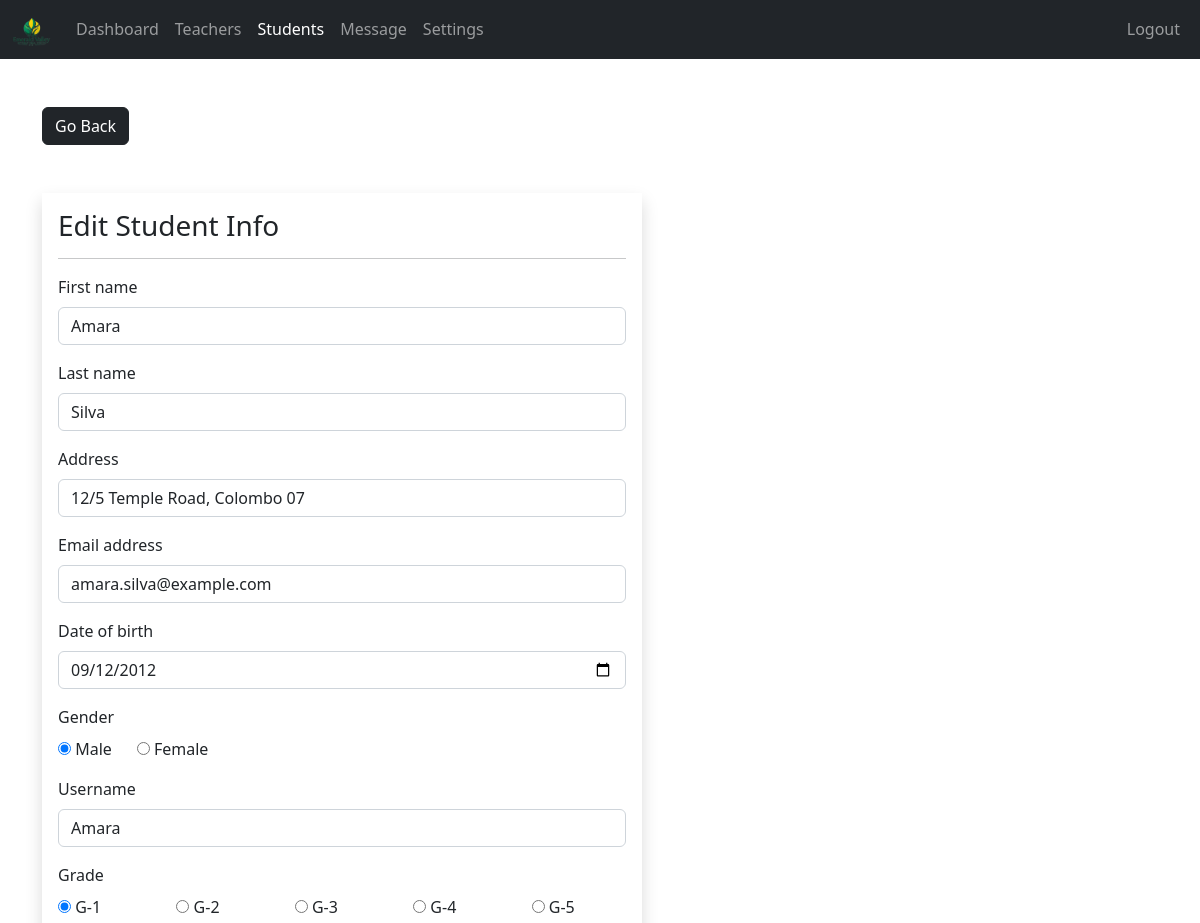
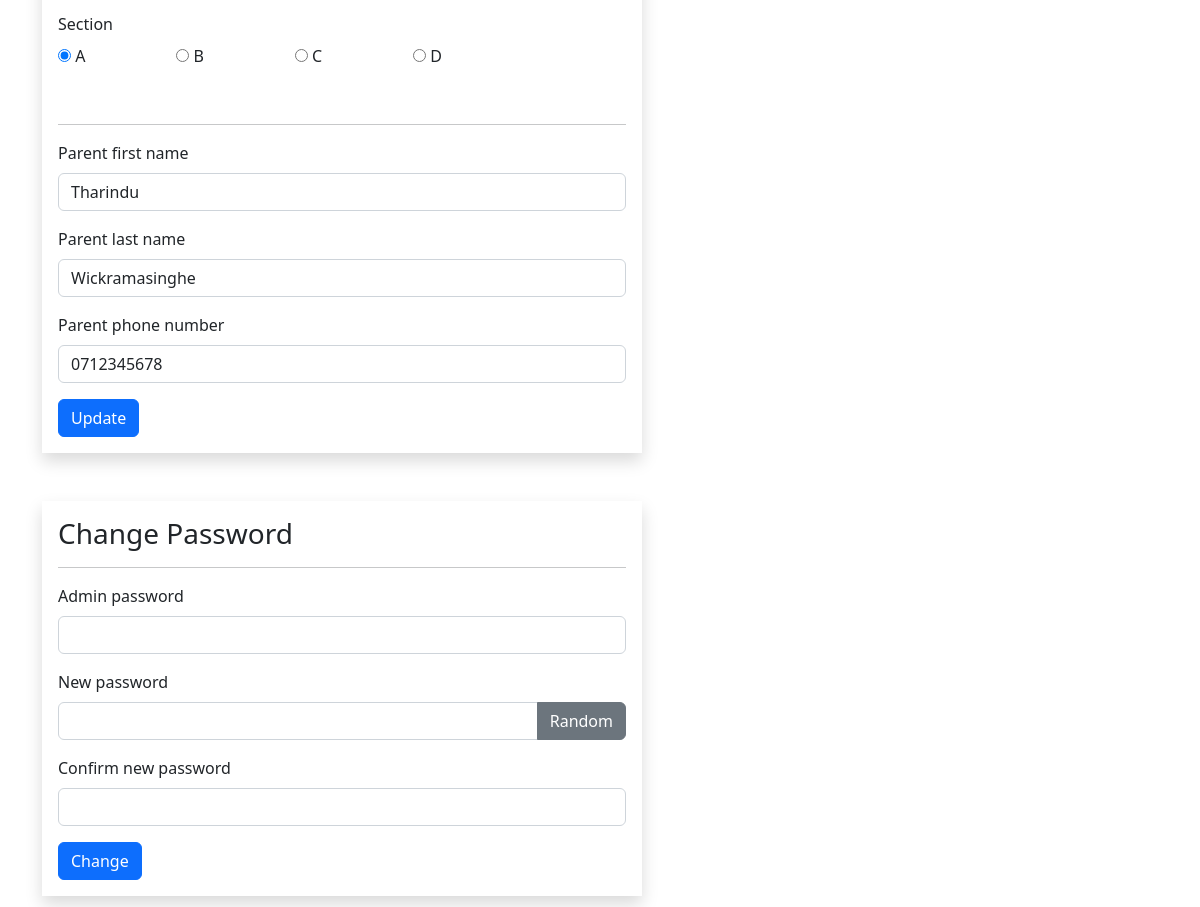
Screenshot of /admin/student-edit.php?student_id=1 (signed in) with the database file from the repository (2 pictures, top to bottom).
### tables this page shows
CREATE TABLE `students` (
  `student_id` int(11) NOT NULL,
  `username` varchar(127) NOT NULL,
  `password` varchar(255) NOT NULL,
  `fname` varchar(127) NOT NULL,
  `lname` varchar(255) NOT NULL,
  `grade` int(11) NOT NULL,
  `section` int(11) NOT NULL,
  `address` varchar(31) NOT NULL,
  `gender` varchar(7) NOT NULL,
  `email_address` varchar(255) NOT NULL,
  `date_of_birth` date NOT NULL,
  `date_of_joined` timestamp NULL DEFAULT current_timestamp(),
  `parent_fname` varchar(127) NOT NULL,
  `parent_lname` varchar(127) NOT NULL,
  `parent_phone_number` varchar(31) NOT NULL
);

CREATE TABLE `grades` (
  `grade_id` int(11) NOT NULL,
  `grade` varchar(31) NOT NULL,
  `grade_code` varchar(7) NOT NULL
);

CREATE TABLE `section` (
  `section_id` int(11) NOT NULL,
  `section` varchar(7) NOT NULL
);

### admin/data/student.php (called while the page is built, shortened)
<?php
function getStudentById($id, $conn){
   $sql = "SELECT * FROM students
           WHERE student_id=?";
   $stmt = $conn->prepare($sql);
   $stmt->execute([$id]);
   if ($stmt->rowCount() == 1) {
     $student = $stmt->fetch();
     return $student;
   }else {
    return 0;
   }
}

### admin/data/grade.php (called while the page is built, shortened)
<?php
function getAllGrades($conn){
   $sql = "SELECT * FROM grades";
   $stmt = $conn->prepare($sql);
   $stmt->execute();
   if ($stmt->rowCount() >= 1) {
     $grades = $stmt->fetchAll();
     return $grades;
   }else {
    return 0;
   }
}

### admin/data/section.php (called while the page is built, shortened)
<?php
function getAllSections($conn){
   $sql = "SELECT * FROM section";
   $stmt = $conn->prepare($sql);
   $stmt->execute();
   if ($stmt->rowCount() >= 1) {
     $sections = $stmt->fetchAll();
     return $sections;
   }else {
    return 0;
   }
}

### admin/student-edit.php (the view, shortened to what this page needs)
<?php
if (isset($_SESSION['admin_id']) &&
    isset($_SESSION['role'])     &&
    isset($_GET['student_id'])) {
    if ($_SESSION['role'] == 'Admin') {
       include "../DB_connection.php";
       include "data/grade.php";
       include "data/student.php";
       include "data/section.php";
       $grades = getAllGrades($conn);
       $sections = getAllsections($conn);
       $student_id = $_GET['student_id'];
       $student = getStudentById($student_id, $conn);
 ?>
<!DOCTYPE html>
<html lang="en">
<head>
	<link rel="stylesheet" href="https://cdn.jsdelivr.net/npm/bootstrap@5.2.0/dist/css/bootstrap.min.css">
	<link rel="stylesheet" href="../css/style.css">
  <link rel="stylesheet" href="https://cdnjs.cloudflare.com/ajax/libs/font-awesome/4.7.0/css/font-awesome.min.css">
</head>
<body>
    <?php
        include "inc/navbar.php";
     ?>
     <div class="container mt-5">
        <a href="student.php"
           class="btn btn-dark">Go Back</a>
        <form method="post"
              class="shadow p-3 mt-5 form-w"
              action="req/student-edit.php">
        <h3>Edit Student Info</h3><hr>
        <div class="mb-3">
          <label class="form-label">First name</label>
          <input type="text"
                 class="form-control"
                 value="<?=$student['fname']?>"
                 name="fname">
        </div>
        <div class="mb-3">
          <label class="form-label">Last name</label>
          <input type="text"
                 class="form-control"
                 value="<?=$student['lname']?>"
                 name="lname">
        </div>
        <div class="mb-3">
          <label class="form-label">Address</label>
          <input type="text"
                 class="form-control"
                 value="<?=$student['address']?>"
                 name="address">
        </div>
        <div class="mb-3">
          <label class="form-label">Email address</label>
          <input type="text"
                 class="form-control"
                 value="<?=$student['email_address']?>"
                 name="email_address">
        </div>
        <div class="mb-3">
          <label class="form-label">Date of birth</label>
          <input type="date"
                 class="form-control"
                 value="<?=$student['date_of_birth']?>"
                 name="date_of_birth">
        </div>
        <div class="mb-3">
          <label class="form-label">Gender</label><br>
          <input type="radio"
                 value="Male"
                 <?php if($student['gender'] == 'Male') echo 'checked';  ?>
                 name="gender"> Male
                 &nbsp;&nbsp;&nbsp;&nbsp;
          <input type="radio"
                 value="Female"
                 <?php if($student['gender'] == 'Female') echo 'checked';  ?>
                 name="gender"> Female
        </div>
        <div class="mb-3">
          <label class="form-label">Username</label>
          <input type="text"
                 class="form-control"
                 value="<?=$student['username']?>"
                 name="username">
        </div>
        <div class="mb-3">
          <label class="form-label">Grade</label>
          <div class="row row-cols-5">
            <?php
            $grade_ids = str_split(trim($student['grade']));
            foreach ($grades as $grade){
              $checked =0;
              foreach ($grade_ids as $grade_id ) {
                if ($grade_id == $grade['grade_id']) {
                   $checked =1;
                }
              }
            ?>
            <div class="col">
              <input type="radio"
                     name="grade"
                     <?php if($checked) echo "checked"; ?>
                     value="<?=$grade['grade_id']?>">
                     <?=$grade['grade_code']?>-<?=$grade['grade']?>
            </div>
            <?php } ?>
          </div>
        </div>
        <div class="mb-3">
          <label class="form-label">Section</label>
          <div class="row row-cols-5">
            <?php
            $section_ids = str_split(trim($student['section']));
            foreach ($sections as $section){
              $checked =0;
              foreach ($section_ids as $section_id ) {
                if ($section_id == $section['section_id']) {
                   $checked =1;
                }
              }
            ?>
            <div class="col">
              <input type="radio"
                     name="section"
                     <?php if($checked) echo "checked"; ?>
                     value="<?=$section['section_id']?>">
                     <?=$section['section']?>
            </div>
            <?php } ?>
          </div>
        </div>
        <br><hr>
        <div class="mb-3">
          <label class="form-label">Parent first name</label>
          <input type="text"
                 class="form-control"
                 value="<?=$student['parent_fname']?>"
                 name="parent_fname">
        </div>
        <div class="mb-3">
          <label class="form-label">Parent last name</label>
          <input type="text"
                 class="form-control"
                 value="<?=$student['parent_lname']?>"
                 name="parent_lname">
        </div>
        <div class="mb-3">
          <label class="form-label">Parent phone number</label>
          <input type="text"
                 class="form-control"
                 value="<?=$student['parent_phone_number']?>"
                 name="parent_phone_number">
        </div>
      <button type="submit"
              class="btn btn-primary">
              Update</button>
     </form>
     <form method="post"
              class="shadow p-3 my-5 form-w"
              action="req/student-change.php"
              id="change_password">
        <h3>Change Password</h3><hr>
       <div class="mb-3">
            <div class="mb-3">
            <label class="form-label">Admin password</label>
                <input type="password"
                       class="form-control"
                       name="admin_pass">
          </div>
            <label class="form-label">New password </label>
            <div class="input-group mb-3">
                <input type="text"
                       class="form-control"
                       name="new_pass"
                       id="passInput">
                <button class="btn btn-secondary"
                        id="gBtn">
                        Random</button>
            </div>
          </div>
          <div class="mb-3">
            <label class="form-label">Confirm new password  </label>
                <input type="text"
                       class="form-control"
                       name="c_new_pass"
                       id="passInput2">
          </div>
          <button type="submit"
              class="btn btn-primary">
              Change</button>
        </form>
     </div>
</body>
</html>
<?php
  }else {
    header("Location: student.php");
    exit;
  }
}else {
	header("Location: student.php");
	exit;
}
?>

### css/style.css (style rules this page uses)
.form-w { max-width: 600px; width: 100%; }

### rows the page displays
students: fname "Amara", lname "Silva", address "12/5 Temple Road, Colombo 07", email_address "amara.silva@example.com", date_of_birth "09/12/2012", gender "☑", username "Amara", grade "☑", section "☑", parent_fname "Tharindu", parent_lname "Wickramasinghe", parent_phone_number "0712345678"
grades: grade_code "G", grade "1"
grades: grade_code "G", grade "2"
grades: grade_code "G", grade "3"
grades: grade_code "G", grade "4"
grades: grade_code "G", grade "5"
section: section "A"
section: section "B"
section: section "C"
section: section "D"
